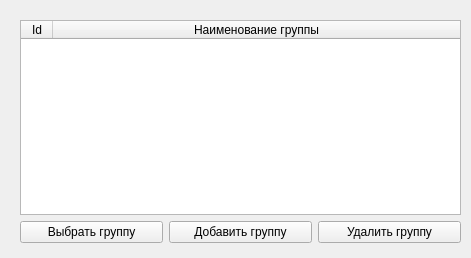
<?xml version="1.0" encoding="UTF-8"?>
<ui version="4.0">
 <class>Form</class>
 <widget class="QWidget" name="Form">
  <property name="geometry">
   <rect>
    <x>0</x>
    <y>0</y>
    <width>471</width>
    <height>258</height>
   </rect>
  </property>
  <property name="windowTitle">
   <string>Form</string>
  </property>
  <widget class="QWidget" name="gridLayoutWidget">
   <property name="geometry">
    <rect>
     <x>20</x>
     <y>20</y>
     <width>441</width>
     <height>223</height>
    </rect>
   </property>
   <layout class="QGridLayout" name="gridLayout">
    <item row="1" column="1">
     <widget class="QPushButton" name="pushButton_2">
      <property name="text">
       <string>Добавить группу</string>
      </property>
     </widget>
    </item>
    <item row="1" column="0">
     <widget class="QPushButton" name="pushButton">
      <property name="text">
       <string>Выбрать группу</string>
      </property>
     </widget>
    </item>
    <item row="1" column="2">
     <widget class="QPushButton" name="pushButton_3">
      <property name="text">
       <string>Удалить группу</string>
      </property>
     </widget>
    </item>
    <item row="0" column="0" colspan="3">
     <widget class="QTableWidget" name="tableWidget">
      <attribute name="horizontalHeaderDefaultSectionSize">
       <number>32</number>
      </attribute>
      <attribute name="horizontalHeaderStretchLastSection">
       <bool>true</bool>
      </attribute>
      <attribute name="verticalHeaderCascadingSectionResizes">
       <bool>false</bool>
      </attribute>
      <column>
       <property name="text">
        <string>Id</string>
       </property>
      </column>
      <column>
       <property name="text">
        <string>Наименование группы</string>
       </property>
      </column>
     </widget>
    </item>
   </layout>
  </widget>
 </widget>
 <resources/>
 <connections/>
</ui>
